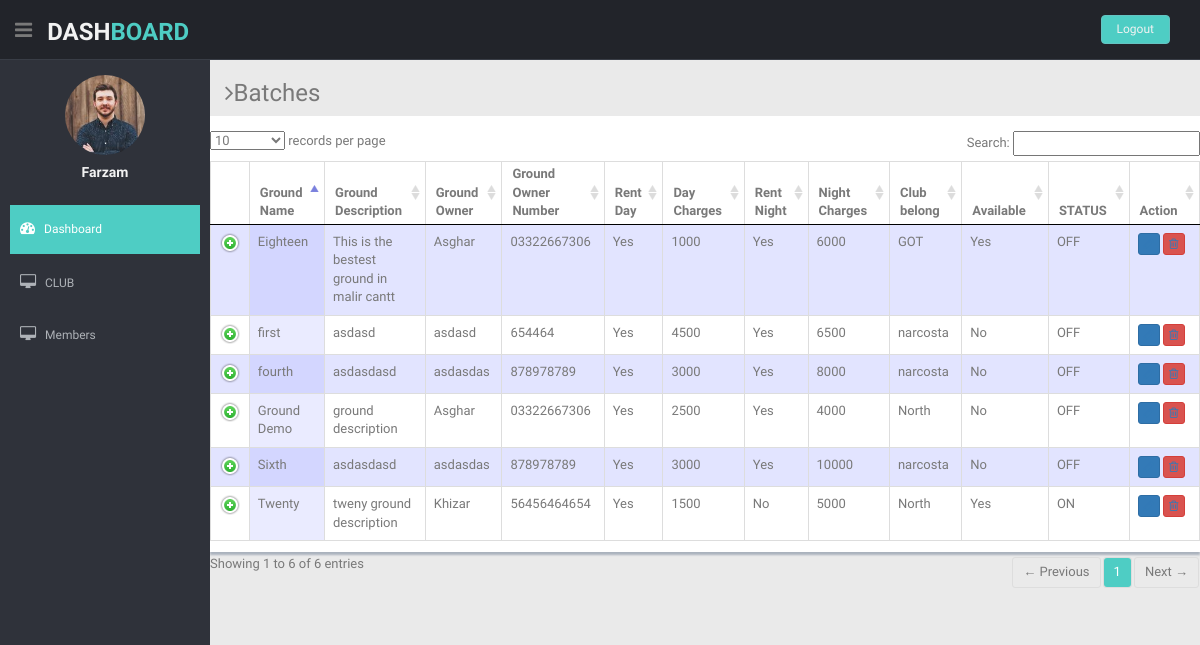
The page /Dashboard/clubGround.php (signed in) on the database its author committed.
### tables this page shows
CREATE TABLE `grounds` (
  `ground_code` int(11) NOT NULL,
  `ground_name` varchar(100) NOT NULL,
  `ground_des` varchar(250) NOT NULL,
  `club_code` int(11) NOT NULL,
  `ground_owner` varchar(50) NOT NULL,
  `ground_owner_num` varchar(11) NOT NULL,
  `rent_day` varchar(5) DEFAULT NULL,
  `rent_night` varchar(5) DEFAULT NULL,
  `Day` int(11) NOT NULL,
  `Night` int(11) NOT NULL,
  `available` varchar(10) NOT NULL,
  `status` varchar(10) NOT NULL
);

CREATE TABLE `register_club` (
  `club_code` int(11) NOT NULL,
  `club_name` varchar(150) NOT NULL,
  `club_des` varchar(250) NOT NULL,
  `joining_date` date NOT NULL,
  `club_president` varchar(50) NOT NULL,
  `club_president_num` varchar(150) NOT NULL,
  `club_secretary` varchar(50) NOT NULL,
  `club_secretary_num` varchar(150) NOT NULL,
  `relation_with_club` varchar(15) NOT NULL
);

### Dashboard/clubGround.php (the view, shortened to what this page needs)
<?php include 'connection.php';
    $q = "SELECT * FROM `grounds`";
    $r = mysqli_query($conn,$q);
?>
<!DOCTYPE html>
<html lang="en">
<head>
  <link href="lib/bootstrap/css/bootstrap.min.css" rel="stylesheet">
  <link href="lib/font-awesome/css/font-awesome.css" rel="stylesheet" />
  <link href="lib/advanced-datatable/css/demo_page.css" rel="stylesheet" />
  <link href="lib/advanced-datatable/css/demo_table.css" rel="stylesheet" />
  <link rel="stylesheet" href="lib/advanced-datatable/css/DT_bootstrap.css" />
  <link href="css/style.css" rel="stylesheet">
  <link href="css/style-responsive.css" rel="stylesheet">
</head>
<body>
  <section id="container">
      <?php include 'header.php'; ?>
    <section id="main-content">
      <section class="wrapper">
        <h3><i class="fa fa-angle-right"></i>Batches</h3>
        <div class="row mb">
          <div class="content-panel">
            <div class="adv-table">
              <table cellpadding="0" cellspacing="0" border="0" class="display table table-bordered" id="hidden-table-info">
            <thead>
                  <tr>
                    <th>Ground Name</th>
                    <th>Ground Description</th>
                    <th>Ground Owner</th>
                    <th>Ground Owner Number</th>
                    <th>Rent Day</th>
                    <th>Day Charges</th>
                    <th>Rent Night</th>
                    <th>Night Charges</th>
                    <th>Club belong</th>
                    <th>Available</th>
                    <th>STATUS</th>
                    <th>Action</th>
                  </tr>
            </thead>
            <tbody>
            <?php while($row = mysqli_fetch_assoc($r)) {?>
                  <tr>
                    <?php
                      $q3 = "SELECT * FROM `register_club` WHERE `club_code`='$row[club_code]'";
                      $r3 = mysqli_query($conn,$q3);
                      $club = mysqli_fetch_assoc($r3);
                  ?>
                    <td><?php echo $row['ground_name']; ?></td>
                    <td><?php echo $row['ground_des']; ?></td>
                    <td><?php echo $row['ground_owner']; ?></td>
                    <td><?php echo $row['ground_owner_num']; ?></td>
                    <td><?php echo $row['rent_day']; ?></td>
                    <td><?php echo $row['Day']; ?></td>
                    <td><?php echo $row['rent_night']; ?></td>
                    <td><?php echo $row['Night']; ?></td>
                    <td><?php echo $club['club_name']; ?></td>
                    <td><?php echo $row['available']; ?></td>
                    <td><?php echo $row['status']?></td>
                    <td>
                      <button class="btn btn-primary btn-xs"><a href="clubGroundForm.php?ground_code=<?php echo $row['ground_code']?>&stat=Edit"><i class="fa fa-pencil"></i></a></button>
                      <button class="btn btn-danger btn-xs"><a href="clubGroundEdit&Delete.php?ground_code =<?php echo $row['ground_code']?>&stat=Delete"><i class="fa fa-trash-o "></i></a></button>
                    </td>
                    <?php } ?>
                 </tr>
            </tbody>
              </table>
            </div>
          </div>
        </div>
      </section>
    </section>
  </section>
</body>
</html>

### Dashboard/css/style.css (style rules this page uses)
body { color: #797979; background: #eaeaea; font-family: 'Ruda', sans-serif; padding: 0px !important; margin: 0px !important; font-size:13px; }
a, a:hover, a:focus { text-decoration: none; outline: none; }
#container { width: 100%; height: 100%; }
.mb { margin-bottom: 25px; }
#main-content { margin-left: 210px; }
.wrapper { display: inline-block; margin-top: 60px; padding-left: 15px; padding-right: 15px; padding-bottom: 15px; padding-top: 0px; width: 100%; }
.content-panel { background: #ffffff; box-shadow: 0px 3px 2px #aab2bd; padding-top: 15px; padding-bottom: 5px; }

### rows shown on the page
grounds: ground_name "fourth", ground_des "asdasdasd", ground_owner "asdasdas", ground_owner_num "878978789", rent_day "Yes", Day "3000", rent_night "Yes", Night "8000", register_club.club_name "narcosta", available "No", status "OFF"
grounds: ground_name "Sixth", ground_des "asdasdasd", ground_owner "asdasdas", ground_owner_num "878978789", rent_day "Yes", Day "3000", rent_night "Yes", Night "10000", register_club.club_name "narcosta", available "No", status "OFF"
grounds: ground_name "first", ground_des "asdasd", ground_owner "asdasd", ground_owner_num "654464", rent_day "Yes", Day "4500", rent_night "Yes", Night "6500", register_club.club_name "narcosta", available "No", status "OFF"
grounds: ground_name "Eighteen", ground_des "This is the bestest ground in malir cantt", ground_owner "Asghar", ground_owner_num "03322667306", rent_day "Yes", Day "1000", rent_night "Yes", Night "6000", register_club.club_name "GOT", available "Yes", status "OFF"
grounds: ground_name "Twenty", ground_des "tweny ground description", ground_owner "Khizar", ground_owner_num "56456464654", rent_day "Yes", Day "1500", rent_night "No", Night "5000", register_club.club_name "North", available "Yes", status "ON"
grounds: ground_name "Ground Demo", ground_des "ground description", ground_owner "Asghar", ground_owner_num "03322667306", rent_day "Yes", Day "2500", rent_night "Yes", Night "4000", register_club.club_name "North", available "No", status "OFF"

### other values the page prints
$_SESSION['name'] "Farzam"
